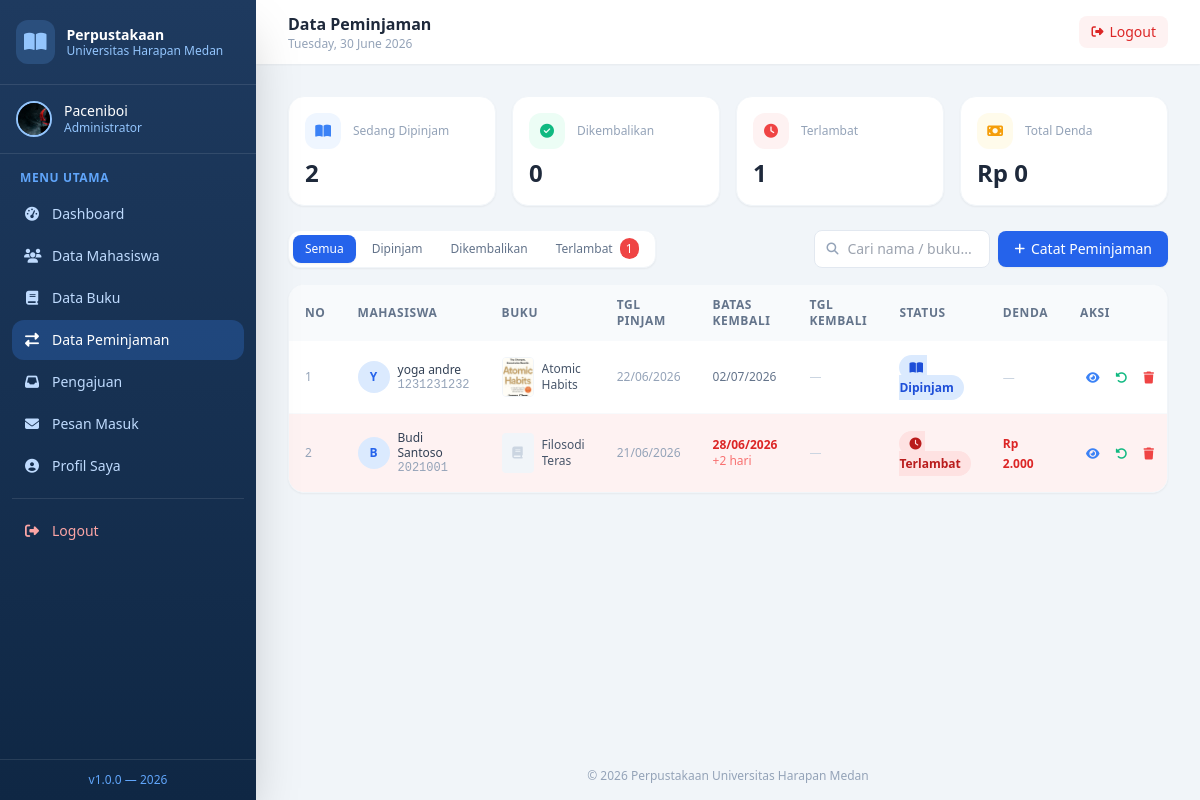
The app's page /perpustakaan/admin/peminjaman.php (signed in) with its own data.
### tables this page shows
CREATE TABLE `peminjaman` (
  `id` int(11) NOT NULL,
  `user_id` int(11) NOT NULL,
  `buku_id` int(11) NOT NULL,
  `tanggal_pinjam` date NOT NULL,
  `batas_kembali` date NOT NULL,
  `durasi_hari` int(11) NOT NULL DEFAULT 7,
  `tanggal_kembali` date DEFAULT NULL,
  `status` enum('dipinjam','dikembalikan') NOT NULL DEFAULT 'dipinjam',
  `denda` int(11) NOT NULL DEFAULT 0,
  `denda_per_hari` int(11) NOT NULL DEFAULT 1000
);

CREATE TABLE `users` (
  `id` int(11) NOT NULL,
  `nama` varchar(100) NOT NULL,
  `email` varchar(100) NOT NULL,
  `password` varchar(255) NOT NULL,
  `nim` varchar(20) DEFAULT NULL,
  `foto` varchar(255) DEFAULT NULL,
  `role` enum('admin','mahasiswa') NOT NULL DEFAULT 'mahasiswa',
  `created_at` timestamp NOT NULL DEFAULT current_timestamp()
);

CREATE TABLE `buku` (
  `id` int(11) NOT NULL,
  `kategori_id` int(11) NOT NULL,
  `judul` varchar(200) NOT NULL,
  `penulis` varchar(150) NOT NULL,
  `penerbit` varchar(150) NOT NULL,
  `tahun_terbit` year(4) NOT NULL,
  `stok` int(11) NOT NULL DEFAULT 0,
  `isbn` varchar(20) DEFAULT NULL,
  `foto` varchar(255) DEFAULT NULL,
  `deskripsi` text DEFAULT NULL
);

### perpustakaan/admin/peminjaman.php (the view, shortened to what the rows shown need)
<?php
require_once __DIR__ . '/../config/db.php';
$params = [];
$sql = "SELECT p.*, u.nama as nama_mahasiswa, u.nim,
               b.judul as judul_buku, b.foto as foto_buku,
               CASE
                   WHEN p.status='dipinjam' AND p.batas_kembali < CURDATE()
                   THEN DATEDIFF(CURDATE(), p.batas_kembali)
                   ELSE 0
               END as hari_terlambat
        FROM peminjaman p
        JOIN users u ON p.user_id = u.id
        JOIN buku b  ON p.buku_id = b.id";
$sql .= ' ORDER BY p.id DESC';
$stmt = $pdo->prepare($sql);
$stmt->execute($params);
$peminjamans = $stmt->fetchAll();
?>
<!DOCTYPE html>
<html lang="id">
<head>
    <script src="https://cdn.tailwindcss.com"></script>
    <link rel="stylesheet" href="https://cdnjs.cloudflare.com/ajax/libs/font-awesome/6.5.0/css/all.min.css">
</head>
<body class="bg-slate-100 font-sans">
<?php require_once __DIR__ . '/includes/sidebar.php'; ?>
<div class="lg:ml-64 min-h-screen flex flex-col">
    <header class="bg-white shadow-sm sticky top-0 z-10">
        <div class="flex items-center justify-between px-4 lg:px-8 py-3">
            <div class="flex items-center gap-3">
                <div>
                    <h2 class="text-slate-800 font-semibold">Data Peminjaman</h2>
                </div>
            </div>
        </div>
    </header>
    <main class="flex-1 p-4 lg:p-8">
        <div class="fade-up bg-white rounded-2xl shadow-sm border border-slate-100 overflow-hidden">
            <?php if (empty($peminjamans)): ?>
            <div class="flex flex-col items-center justify-center py-16">
                <div class="w-16 h-16 bg-slate-100 rounded-full flex items-center justify-center mb-4">
                    <i class="fa-solid fa-right-left text-slate-400 text-2xl"></i>
                </div>
                <p class="text-slate-500 font-medium">Belum ada data peminjaman</p>
                <p class="text-slate-400 text-sm mt-1">Klik "Catat Peminjaman" untuk memulai</p>
            </div>
            <?php else: ?>
            <div class="overflow-x-auto">
                <table class="w-full text-sm">
                    <thead class="bg-slate-50 text-slate-500 text-xs uppercase tracking-wider">
                        <tr>
                            <th class="text-left px-4 py-3">No</th>
                            <th class="text-left px-4 py-3">Mahasiswa</th>
                            <th class="text-left px-4 py-3 hidden md:table-cell">Buku</th>
                            <th class="text-left px-4 py-3 hidden lg:table-cell">Tgl Pinjam</th>
                            <th class="text-left px-4 py-3">Batas Kembali</th>
                            <th class="text-left px-4 py-3 hidden md:table-cell">Tgl Kembali</th>
                            <th class="text-left px-4 py-3">Status</th>
                            <th class="text-left px-4 py-3 hidden lg:table-cell">Denda</th>
                            <th class="text-left px-4 py-3">Aksi</th>
                        </tr>
                    </thead>
                    <tbody class="divide-y divide-slate-50">
                        <?php foreach ($peminjamans as $i => $p): ?>
                        <?php
                            $terlambat   = $p['hari_terlambat'] > 0;
                            $dikembalikan = $p['status'] === 'dikembalikan';
                        ?>
                        <tr class="hover:bg-slate-50 transition-colors
                                   <?= $terlambat ? 'bg-red-50 hover:bg-red-50' : '' ?>">
                            <td class="px-4 py-4 text-slate-400 text-xs"><?= $i+1 ?></td>
                            <td class="px-4 py-4">
                                <div class="flex items-center gap-2">
                                    <div class="w-8 h-8 rounded-full bg-blue-100 flex items-center justify-center flex-shrink-0">
                                        <span class="text-blue-600 font-bold text-xs">
                                            <?= strtoupper(substr($p['nama_mahasiswa'],0,1)) ?>
                                        </span>
                                    </div>
                                    <div>
                                        <p class="font-medium text-slate-700 text-xs leading-tight">
                                            <?= htmlspecialchars($p['nama_mahasiswa']) ?>
                                        </p>
                                        <p class="text-slate-400 text-xs font-mono"><?= $p['nim'] ?? '-' ?></p>
                                    </div>
                                </div>
                            </td>
                            <td class="px-4 py-4 hidden md:table-cell">
                                <div class="flex items-center gap-2">
                                    <?php if ($p['foto_buku'] && file_exists(__DIR__.'/uploads/foto_buku/'.$p['foto_buku'])): ?>
                                    <img src="uploads/foto_buku/<?= $p['foto_buku'] ?>"
                                         class="w-8 h-10 object-cover rounded border border-slate-100 flex-shrink-0">
                                    <?php else: ?>
                                    <div class="w-8 h-10 bg-slate-100 rounded flex items-center justify-center flex-shrink-0">
                                        <i class="fa-solid fa-book text-slate-300 text-xs"></i>
                                    </div>
                                    <?php endif; ?>
                                    <p class="text-slate-600 text-xs line-clamp-2 max-w-32">
                                        <?= htmlspecialchars($p['judul_buku']) ?>
                                    </p>
                                </div>
                            </td>
                            <td class="px-4 py-4 text-slate-400 text-xs hidden lg:table-cell">
                                <?= date('d/m/Y', strtotime($p['tanggal_pinjam'])) ?>
                            </td>
                            <td class="px-4 py-4 text-xs">
                                <span class="<?= $terlambat && !$dikembalikan ? 'text-red-600 font-semibold' : 'text-slate-500' ?>">
                                    <?= date('d/m/Y', strtotime($p['batas_kembali'])) ?>
                                </span>
                                <?php if ($terlambat && !$dikembalikan): ?>
                                <p class="text-red-400 text-xs">+<?= $p['hari_terlambat'] ?> hari</p>
                                <?php endif; ?>
                            </td>
                            <td class="px-4 py-4 text-slate-400 text-xs hidden md:table-cell">
                                <?= $p['tanggal_kembali']
                                    ? date('d/m/Y', strtotime($p['tanggal_kembali']))
                                    : '<span class="text-slate-300">—</span>' ?>
                            </td>
                            <td class="px-4 py-4">
                                <?php if ($dikembalikan): ?>
                                    <span class="bg-emerald-100 text-emerald-700 text-xs font-semibold px-2.5 py-1 rounded-full">
                                        <i class="fa-solid fa-check mr-1"></i>Kembali
                                    </span>
                                <?php elseif ($terlambat): ?>
                                    <span class="pulse-red bg-red-100 text-red-700 text-xs font-semibold px-2.5 py-1 rounded-full">
                                        <i class="fa-solid fa-clock mr-1"></i>Terlambat
                                    </span>
                                <?php else: ?>
                                    <span class="bg-blue-100 text-blue-700 text-xs font-semibold px-2.5 py-1 rounded-full">
                                        <i class="fa-solid fa-book-open mr-1"></i>Dipinjam
                                    </span>
                                <?php endif; ?>
                            </td>
                            <td class="px-4 py-4 hidden lg:table-cell">
                                <?php
                                $denda_tampil = $p['denda'];
                                if (!$dikembalikan && $terlambat) {
                                    $denda_tampil = $p['hari_terlambat'] * 1000;
                                }
                                ?>
                                <?php if ($denda_tampil > 0): ?>
                                    <span class="text-red-600 font-semibold text-xs">
                                        Rp <?= number_format($denda_tampil, 0, ',', '.') ?>
                                    </span>
                                <?php else: ?>
                                    <span class="text-slate-300 text-xs">—</span>
                                <?php endif; ?>
                            </td>
                            <td class="px-4 py-4">
                                <div class="flex items-center gap-1">
                                    <button onclick="lihatDetail(<?= htmlspecialchars(json_encode($p)) ?>)"
                                            class="p-1.5 text-blue-500 hover:bg-blue-50 rounded-lg transition"
                                            title="Detail">
                                        <i class="fa-solid fa-eye text-xs"></i>
                                    </button>
                                    <?php if (!$dikembalikan): ?>
                                    <button onclick="konfirmasiKembali(<?= $p['id'] ?>,
                                                '<?= addslashes($p['nama_mahasiswa']) ?>',
                                                '<?= addslashes($p['judul_buku']) ?>',
                                                <?= $p['hari_terlambat'] ?>)"
                                            class="p-1.5 text-emerald-500 hover:bg-emerald-50 rounded-lg transition"
                                            title="Proses Pengembalian">
                                        <i class="fa-solid fa-rotate-left text-xs"></i>
                                    </button>
                                    <?php endif; ?>
                                    <a href="?aksi=hapus&id=<?= $p['id'] ?>"
                                       onclick="return confirm('Yakin hapus data peminjaman ini?')"
                                       class="p-1.5 text-red-500 hover:bg-red-50 rounded-lg transition"
                                       title="Hapus">
                                        <i class="fa-solid fa-trash text-xs"></i>
                                    </a>
                                </div>
                            </td>
                        </tr>
                        <?php endforeach; ?>
                    </tbody>
                </table>
            </div>
            <?php endif; ?>
        </div>
    </main>
</div>
</body>
</html>

### records on screen
peminjaman: user.nama "Y", user.nama "yoga andre", user.nim "1231231232", buku.foto (picture), buku.judul "Atomic Habits", tanggal_pinjam "22/06/2026", batas_kembali "02/07/2026", status "dipinjam" (drawn)
peminjaman: user.nama "B", user.nama "Budi Santoso", user.nim "2021001", buku.judul "Filosodi Teras", tanggal_pinjam "21/06/2026", batas_kembali "28/06/2026", hari_terlambat "2", status "dipinjam" (drawn), denda_tampil "2.000"

### other values on screen
$_SESSION['nama'] "Paceniboi"
$menu['label'] "Dashboard"
$menu['label'] "Data Mahasiswa"
$menu['label'] "Data Buku"
$menu['label'] "Data Peminjaman"
$menu['label'] "Pengajuan"
$menu['label'] "Pesan Masuk"
$menu['label'] "Profil Saya"
$s['label'] "Sedang Dipinjam"
$s['nilai'] "2"
$s['label'] "Dikembalikan"
$s['nilai'] "0"
$s['label'] "Terlambat"
$s['nilai'] "1"
$s['label'] "Total Denda"
